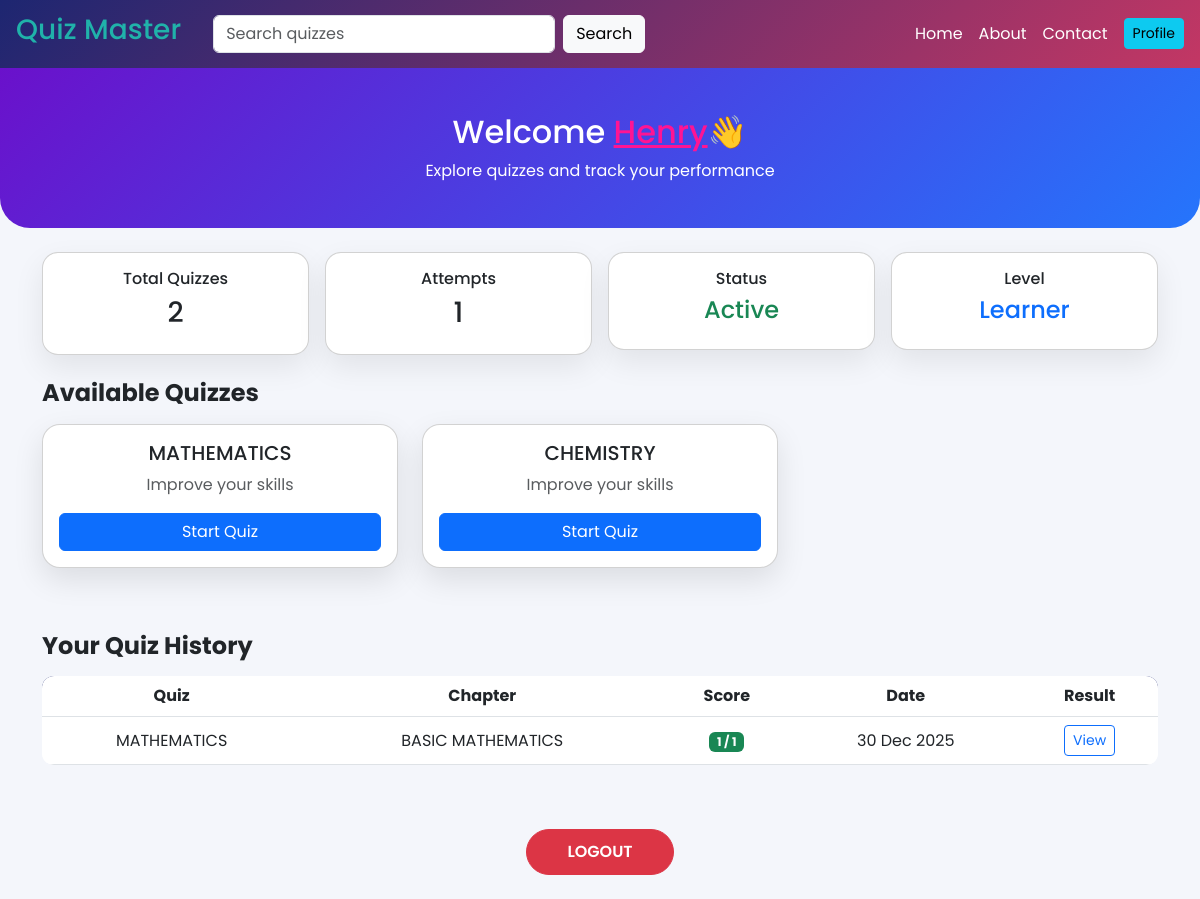
Before: /user/dashboard (signed in) with the older database file.
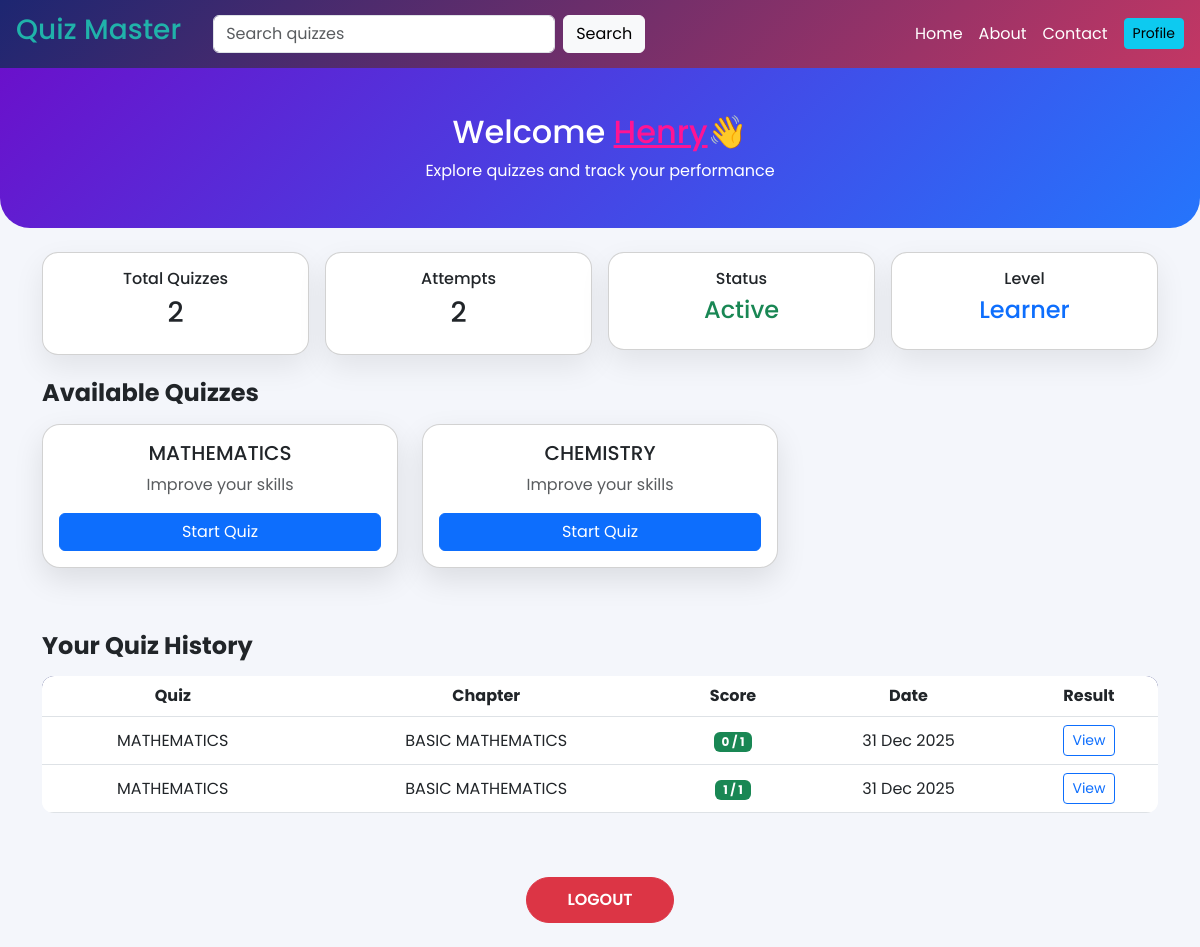
After: the same page with the newer database file.
### app.py (models this page shows)
class Quiz(db.Model):
    id = db.Column(db.Integer, primary_key=True)
    title = db.Column(db.String(100), nullable=False)
    created_at = db.Column(db.DateTime, default=datetime.utcnow)
    chapters = db.relationship('Chapter', backref='quiz', lazy=True, cascade='all, delete-orphan')

class QuizAttempt(db.Model):
    id = db.Column(db.Integer, primary_key=True)
    user_id = db.Column(db.Integer, db.ForeignKey('user.id'), nullable=False)
    quiz_id = db.Column(db.Integer, db.ForeignKey('quiz.id'), nullable=False)
    chapter_id = db.Column(db.Integer, db.ForeignKey('chapter.id'), nullable=True)
    score = db.Column(db.Integer, nullable=True)
    answers = db.Column(db.Text, nullable=True)
    timestamp = db.Column(db.DateTime, default=datetime.utcnow)
    user = db.relationship('User', backref='quiz_attempts')
    quiz = db.relationship('Quiz', backref='attempts')
    chapter = db.relationship('Chapter', backref='attempts')

class Chapter(db.Model):
    id = db.Column(db.Integer, primary_key=True)
    title = db.Column(db.String(50), nullable=False)
    quiz_id = db.Column(db.Integer, db.ForeignKey('quiz.id'), nullable=False)
    created_at = db.Column(db.DateTime, default=datetime.utcnow)

### app.py (the view)
@app.route('/user/dashboard', methods=['GET', 'POST'])
@login_required
def user_dashboard():
    search_query = request.args.get('search', '').strip().lower()
    chapters = Chapter.query.all()
    if search_query:
        quizzes = Quiz.query.filter(Quiz.title.ilike(f'%{search_query}%')).all()
    else:
        quizzes = Quiz.query.all()
    attempts = QuizAttempt.query.filter_by(user_id=session['user_id']).order_by(QuizAttempt.timestamp.desc()).all()
    for attempt in attempts:
        if attempt.chapter:
            attempt.total_questions = len(attempt.chapter.questions)
        else:
            attempt.total_questions = 0
    return render_template(
        'user_dashboard.html',
        username=session.get('username'),
        quizzes=quizzes,
        chapters=chapters,
        search_query=search_query,
        attempts=attempts
    )

### app.py (called while the page is built)
def login_required(f):
    @wraps(f)
    def decorated_function(*args, **kwargs):
        if 'user_id' not in session:
            flash('Please log in to access this page.', 'warning')
            return redirect(url_for('user_login'))
        return f(*args, **kwargs)
    return decorated_function

### templates/user_dashboard.html (shortened to what this page needs)
<!DOCTYPE html>
<html lang="en">
<head>
  <link href="https://cdn.jsdelivr.net/npm/bootstrap@5.3.0/dist/css/bootstrap.min.css" rel="stylesheet">
</head>
<body>
<nav class="navbar navbar-expand-lg navbar-dark sticky-top px-3">
  <a class="navbar-brand" href="/"><h3 style="color :lightseagreen;">Quiz Master</h3></a>
  <div class="collapse navbar-collapse" id="navMenu">
    <form class="d-flex mx-lg-3 my-2 my-lg-0" method="get" action="">
      <input class="form-control me-2" type="search" name="search"
             value="{{ search_query }}"
             placeholder="Search quizzes">
      <button class="btn btn-light">Search</button>
    </form>
    <ul class="navbar-nav ms-auto align-items-lg-center">
      <li class="nav-item">
        <a class="nav-link text-white" href="/">Home</a>
      </li>
      <li class="nav-item">
        <a class="nav-link text-white" href="/about">About</a>
      </li>
      <li class="nav-item">
        <a class="nav-link text-white" href="/contact">Contact</a>
      </li>
      <li class="nav-item ms-lg-2">
        <a href="/user/profile" class="btn btn-info btn-sm">Profile</a>
      </li>
    </ul>
  </div>
</nav>
<div class="hero text-center">
  <h2>Welcome <u style="color:deeppink;">{{ username}}</u>👋</h2>
  <p class="mb-0">Explore quizzes and track your performance</p>
</div>
<div class="container my-4">
  <div class="row g-3 mb-4 text-center">
    <div class="col-6 col-md-3">
      <div class="card stat-card p-3">
        <h6>Total Quizzes</h6>
        <h3>{{ quizzes|length }}</h3>
      </div>
    </div>
    <div class="col-6 col-md-3">
      <div class="card stat-card p-3">
        <h6>Attempts</h6>
        <h3>{{ attempts|length }}</h3>
      </div>
    </div>
    <div class="col-6 col-md-3">
      <div class="card stat-card p-3">
        <h6>Status</h6>
        <h4 class="text-success">Active</h4>
      </div>
    </div>
    <div class="col-6 col-md-3">
      <div class="card stat-card p-3">
        <h6>Level</h6>
        <h4 class="text-primary">Learner</h4>
      </div>
    </div>
  </div>
  <h4 class="fw-bold mb-3">Available Quizzes</h4>
  <div class="row">
    {% for quiz in quizzes %}
    <div class="col-md-4 mb-3">
      <div class="card quiz-card p-3 text-center h-100">
        <h5>{{ quiz.title }}</h5>
        <p class="text-muted">Improve your skills</p>
        <a href="/chapter/wise/quiz/{{ quiz.id }}" class="btn btn-primary w-100">
          Start Quiz
        </a>
      </div>
    </div>
    {% else %}
    <p class="text-center text-muted"><h3 style="color:crimson;">SORRY , No quizzes found !! 😔</h3></p>
    {% endfor %}
  </div>
  <h4 class="fw-bold mt-5 mb-3">Your Quiz History</h4>
  {% if attempts %}
  <div class="table-responsive">
    <table class="table table-hover text-center align-middle">
      <thead>
        <tr>
          <th>Quiz</th>
          <th>Chapter</th>
          <th>Score</th>
          <th>Date</th>
          <th>Result</th>
        </tr>
      </thead>
      <tbody>
        {% for attempt in attempts %}
        <tr>
          <td>{{ attempt.quiz.title }}</td>
          <td>{{ attempt.chapter.title if attempt.chapter else 'N/A' }}</td>
          <td><span class="badge bg-success">{{ attempt.score }} / {{ attempt.total_questions }}</span></td>
          <td>{{ attempt.timestamp.strftime("%d %b %Y") }}</td>
          <td>
            <a href="{{ url_for('answer_key', attempt_id=attempt.id) }}"
               class="btn btn-outline-primary btn-sm">
              View
            </a>
          </td>
        </tr>
        {% endfor %}
      </tbody>
    </table>
  </div>
  {% else %}
    <p class="text-center text-muted">No attempts yet !!</p>
  {% endif %}
  <div class="text-center mt-5">
    <a href="/user/login" class="btn btn-danger logout-btn">LOGOUT</a>
  </div>
</div>
</body>
</html>

### templates/user_dashboard.html (style rules this page uses)
body { font-family: 'Poppins', sans-serif; background: #f4f6fb; }
.navbar { background: linear-gradient(135deg, #1d2671, #c33764); }
.navbar-brand { font-weight: 700; color: #fff !important; }
.hero { background: linear-gradient(135deg, #6a11cb, #2575fc); color: white; padding: 45px 20px; border-radius: 0 0 30px 30px; }
.stat-card { border-radius: 16px; box-shadow: 0 12px 30px rgba(0,0,0,0.08); transition: transform 0.2s ease; }
.quiz-card { border-radius: 18px; box-shadow: 0 12px 30px rgba(0,0,0,0.1); transition: all 0.25s ease; }
table { background: white; border-radius: 12px; overflow: hidden; }
.table thead { background: #1d2671; color: white; }
.logout-btn { border-radius: 50px; padding: 10px 40px; font-weight: 600; }

Changed rows visible on the page:
added QuizAttempt: quiz "MATHEMATICS", chapter "BASIC MATHEMATICS", score "0", total_questions "1", timestamp "31 Dec 2025"
changed QuizAttempt (number 2 of 2 on the later page): timestamp "30 Dec 2025" → "31 Dec 2025"
Other visible differences:
{{ attempts|length }}: "1" → "2"
